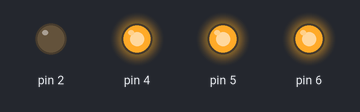
Bench run of a sketch on a simulated Arduino Uno, built with avr-gcc and run on an emulated ATmega328P. Shown: output pins drawn as LEDs (lit = HIGH).

Above: at 0.5 s.
At 1.5 s:
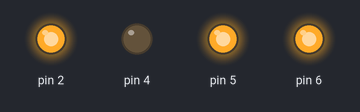
At 2.5 s:
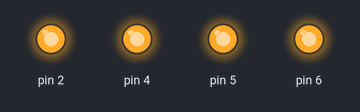
At 3.5 s:
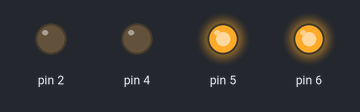
At 4.5 s:
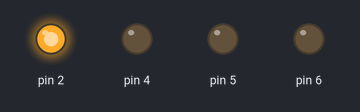
Timing chart, 0 to 6.5 s (numbered marks = the images above):
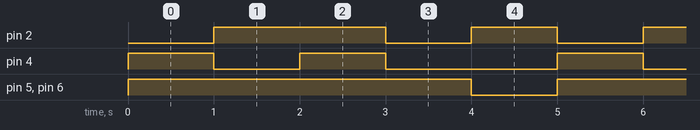

Measured:
- by itself, pin 2: repeats every 5.0 s: LOW 1.0 s, HIGH 1.0 s, LOW 1.0 s, HIGH 2.0 s
- by itself, pin 4: repeats every 5.0 s: LOW 1.0 s, HIGH 1.0 s, LOW 2.0 s, HIGH 1.0 s
- by itself, pin 5, pin 6: alternates HIGH for 4.0 s and LOW for 1.0 s

The sketch:

Test_1_Motor_Speed_and_Direction_Control.ino
```cpp
void setup() {
  pinMode(2, OUTPUT);
  pinMode(5, OUTPUT);
  pinMode(4, OUTPUT);
  pinMode(6, OUTPUT);
}

void loop()
{
forward();
delay(1000);
backward();
delay(1000);
rotate_left();
delay(1000);
rotate_right();
delay(1000);
stopp();
delay(1000);

}


void forward()
{digitalWrite(2,LOW);
 analogWrite(5,255);
 digitalWrite(4,HIGH);
 analogWrite(6,255);
  }

  void backward()
{digitalWrite(2,HIGH);
 analogWrite(5,255);
 digitalWrite(4,LOW);
 analogWrite(6,255);
  }

void rotate_left()
{digitalWrite(2,HIGH);
 analogWrite(5,255);
 digitalWrite(4,HIGH);
 analogWrite(6,255);
  }


  void rotate_right()
{digitalWrite(2,LOW);
 analogWrite(5,255);
 digitalWrite(4,LOW);
 analogWrite(6,255);
  }


    void stopp()
{digitalWrite(2,HIGH);
 analogWrite(5,0);
 digitalWrite(4,LOW);
 analogWrite(6,0);
  }
```
